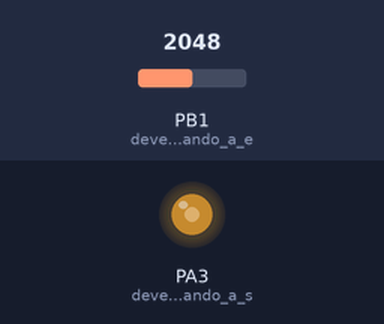
Bench run of a sketch on a simulated STM32 Blue Pill. Shown: output pins drawn as LEDs (lit = HIGH). The inputs (shaded band) are chosen by the test bench; at power-on: PB1 (deve_ser_usado_quando_a_e) = 2048. What the sketch prints to the serial monitor is not drawn.

Above: at 1.2 s.
1.3 s: PB1 (deve_ser_usado_quando_a_e) set to 2866
At 2.0 s:
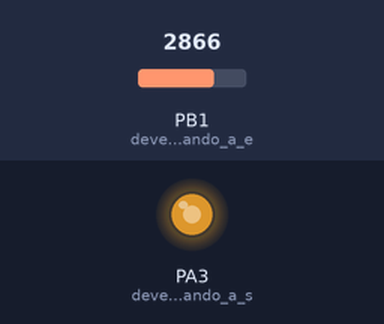
2.8 s: PB1 (deve_ser_usado_quando_a_e) set to 3603
At 3.1 s:
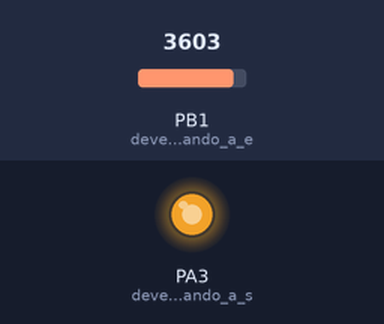
4.3 s: PB1 (deve_ser_usado_quando_a_e) set to 491
At 5.5 s:
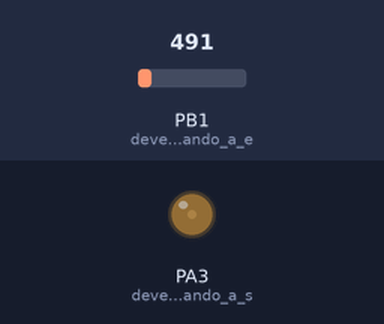
5.8 s: PB1 (deve_ser_usado_quando_a_e) set to 0
At 6.6 s:
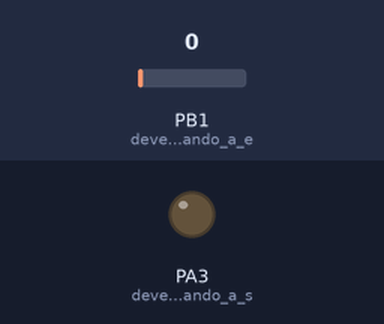
Timing chart, 0 to 8.3 s (numbered marks = the images above; inputs shaded):
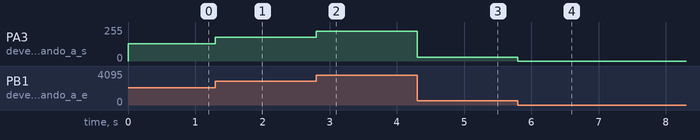

Measured:
- after the input at 1.3 s, PA3 (deve_ser_usado_quando_a_s): 128/255 → 179/255 at once
- after the input at 2.8 s, PA3 (deve_ser_usado_quando_a_s): 179/255 → 225/255 at once
- after the input at 4.3 s, PA3 (deve_ser_usado_quando_a_s): 225/255 → 30/255 at once
- after the input at 5.8 s, PA3 (deve_ser_usado_quando_a_s): 30/255 → 0/255 at once

The sketch:

controle_brilho_led_c_pot.ino
```cpp
int x;
unsigned int y;  //y precisa ser unsigned, pois o pwm do stm32 é de 16bits e vamos trabalhar apenas c valores inteiros
void setup() {
 pinMode(PB1, INPUT_ANALOG); //deve ser usado quando a entrada for analógica
 pinMode(PA3, PWM);  //deve ser usado quando a saída for pwm
 Serial.begin(9600);
}

void loop() {
  x=analogRead(PB1);  //conversor ad do stm32 é de 12 bits
  Serial.print("pot:");
  Serial.print(x);
  y=map(x, 0, 4095, 0, 65535);
  pwmWrite(PA3, y);  //equivalente ao analogWrite. Deve ser usado ao invés do analogwrite por conta da resolução do pwm do stm32
  Serial.print(" led:");
  Serial.println(y);
  //delay(500);

}
```
